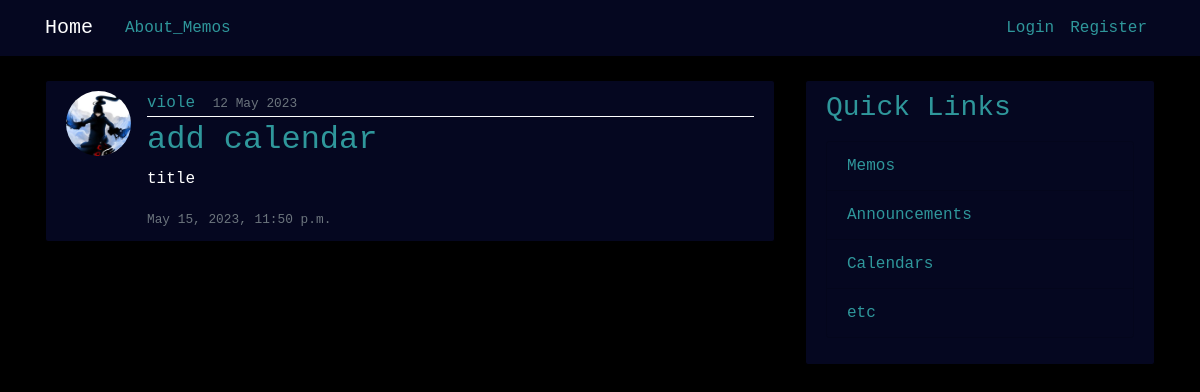
The app's page /memo/post/11/ with its own data.
### memo/models.py (models this page shows, shortened)
class Post(models.Model):
    title = models.CharField(max_length=100)
    content = models.TextField()
    date_posted = models.DateTimeField(default=timezone.now)
    date_due = models.DateTimeField()
    author = models.ForeignKey(User, on_delete=models.CASCADE)

### users/models.py (models this page shows, shortened)
class Profile(models.Model):
    user = models.OneToOneField(User, on_delete=models.CASCADE)
    image = models.ImageField(default='default.jpg', upload_to='profile_pics')

### memo/views.py (the view)
# urls.py: path('post/<int:pk>/', PostDetailView.as_view(), name='post-detail'),
class PostDetailView(DetailView):
    model = Post

### memo/templates/memo/post_detail.html (shortened to what this page needs)
{% extends "memo/base.html" %}
{% block content %}
    <article class="media content-section">
        <img class="rounded-circle article-img" src="{{ object.author.profile.image.url }}">
        <div class="media-body">
        <div class="article-metadata">
            <a class="mr-2" href="#">{{ object.author }}</a>
            <small class="text-muted">{{ object.date_posted|date:"d F Y" }}</small>
        </div>
        <h2 class="article-title">{{ object.title }}</h2>
        <p class="article-content">{{ object.content }}</p>
        <small class="text-muted">{{ object.date_due }}</small>
        </div>
    </article>
{% endblock content %}

### static/memo/main.css (style rules this page uses)
body { background: #000000; color: #ffffff; margin-top: 5rem; font-family: 'Courier New', Courier, monospace; }
h1, h2, h3, h4, h5, h6 { color: #2f979b; }
a { color: #2f979b; }
.content-section { background: #050720; padding: 10px 20px; border: 1px solid #000000; border-radius: 3px; margin-bottom: 20px; }
.article-title { color: #2f979b; }
.article-content { white-space: pre-line; }
.article-img { height: 65px; width: 65px; margin-right: 16px; }
.article-metadata { padding-bottom: 1px; margin-bottom: 4px; border-bottom: 1px solid #ffffff }

### records on screen
Post: author.profile.image (picture), author "viole", date_posted "12 May 2023", title "add calendar", content "title", date_due "May 15, 2023, 11:50 p.m."
